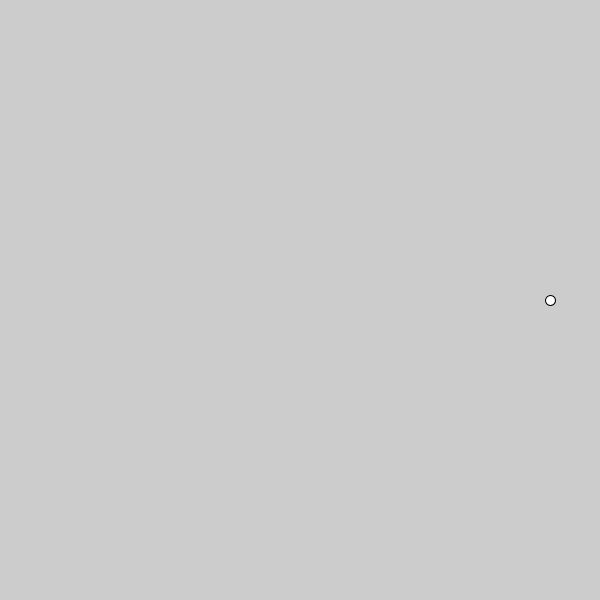
Frame 1 (no input)
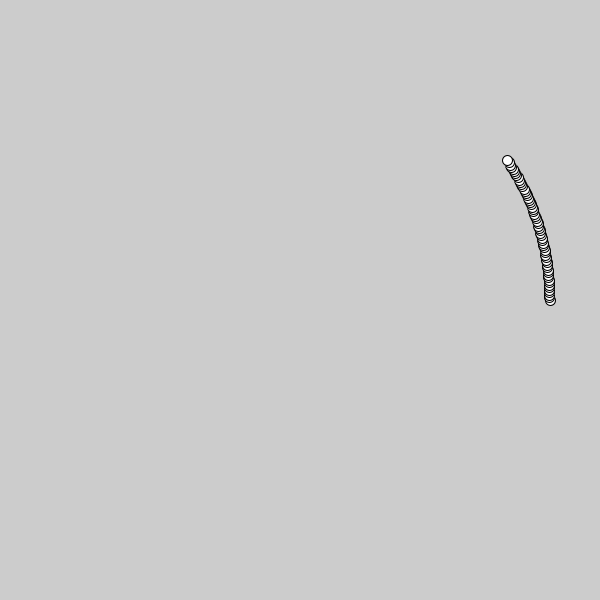
Frame 60 (the mouse pressed at the canvas centre just before this capture)
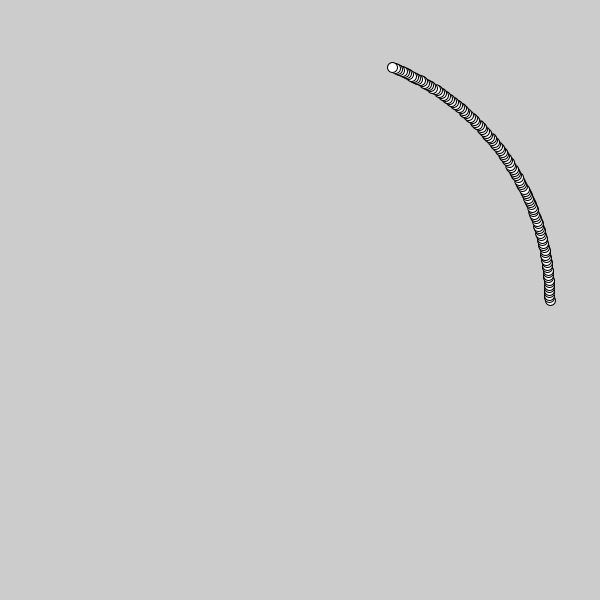
Frame 120 (the mouse held since frame 60 and released just before this capture)

The Processing sketch that drew these frames (run headless with seeded random() and noise(); from frame 60 on, the mouse is pressed at the canvas centre):

// Processing sketch: Animation1
// ── Animation1.pde
void setup()
{
  size(600, 600);
  frameRate(60);
}

float t = 0;

void draw()
{
  float x = 250*cos(t);
  float y = 250*sin(t);
  circle(300 + x, 300 - y, 10);
  
  t += 0.01;
}
